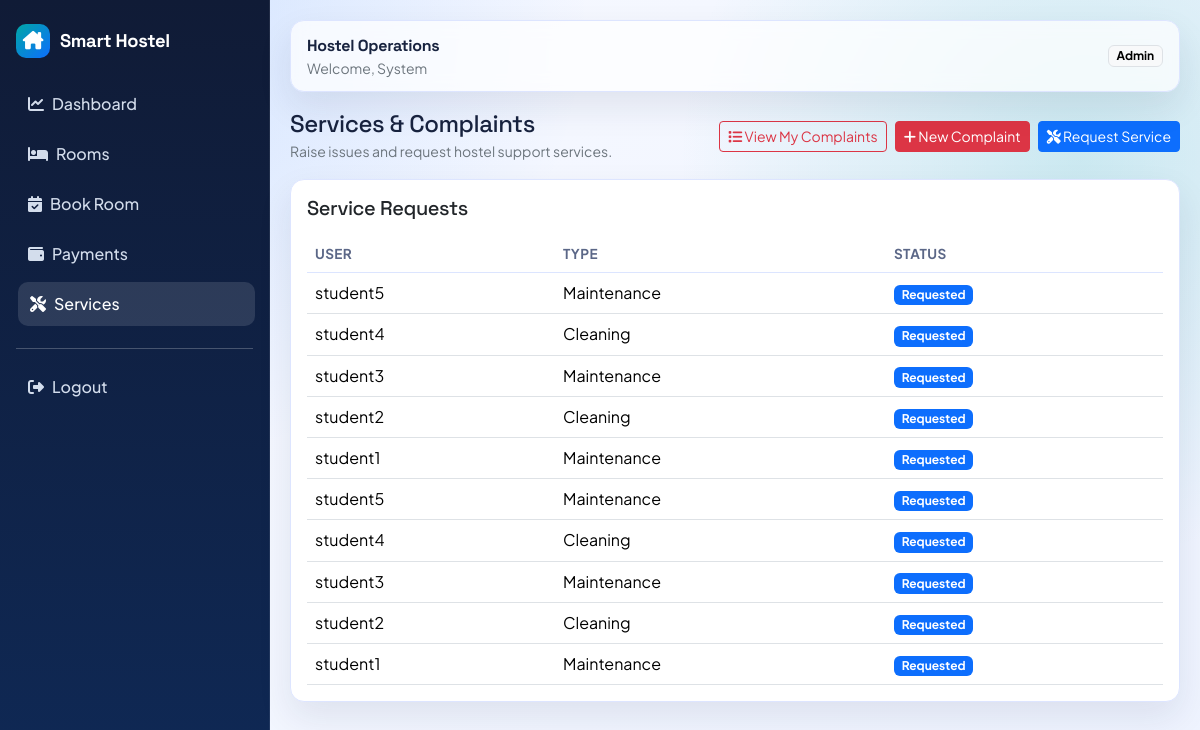
The page /services (signed in) on the database its author committed.
### accounts/models.py (models this page shows, shortened)
class User(AbstractUser):
	ROLE_ADMIN = "admin"
	ROLE_STUDENT = "student"
	ROLE_CHOICES = [
		(ROLE_ADMIN, "Admin"),
		(ROLE_STUDENT, "Student"),
	]
	role = models.CharField(max_length=20, choices=ROLE_CHOICES, default=ROLE_STUDENT)

### services/models.py (models this page shows, shortened)
class ServiceRequest(models.Model):
	TYPE_CLEANING = "cleaning"
	TYPE_MAINTENANCE = "maintenance"
	REQUEST_TYPE_CHOICES = [
		(TYPE_CLEANING, "Cleaning"),
		(TYPE_MAINTENANCE, "Maintenance"),
	]
	STATUS_REQUESTED = "requested"
	STATUS_IN_PROGRESS = "in_progress"
	STATUS_COMPLETED = "completed"
	STATUS_CHOICES = [
		(STATUS_REQUESTED, "Requested"),
		(STATUS_IN_PROGRESS, "In Progress"),
		(STATUS_COMPLETED, "Completed"),
	]
	user = models.ForeignKey(settings.AUTH_USER_MODEL, on_delete=models.CASCADE, related_name="service_requests")
	request_type = models.CharField(max_length=20, choices=REQUEST_TYPE_CHOICES)
	details = models.TextField(blank=True)
	status = models.CharField(max_length=20, choices=STATUS_CHOICES, default=STATUS_REQUESTED)
	created_at = models.DateTimeField(auto_now_add=True)
	updated_at = models.DateTimeField(auto_now=True)
	class Meta:
		ordering = ["-created_at"]

### services/views.py (the view)
# urls.py: path("services", services_view, name="list"),
@login_required
def services_view(request):
	requests = ServiceRequest.objects.select_related("user")
	if request.user.role != User.ROLE_ADMIN and not request.user.is_staff:
		requests = requests.filter(user=request.user)
	return render(request, "services/services.html", {"service_requests": requests})

### templates/services/services.html (shortened to what this page needs)
{% extends "base.html" %}
{% block content %}
<div class="d-flex flex-wrap gap-2 justify-content-between align-items-center mb-3">
    <div>
        <h4 class="mb-0">Services & Complaints</h4>
        <small class="text-secondary">Raise issues and request hostel support services.</small>
    </div>
    <div class="d-flex gap-2">
        <a href="{% url 'services:complaints' %}" class="btn btn-outline-danger btn-sm">
            <i class="fas fa-list"></i> View My Complaints
        </a>
        <a href="{% url 'services:complaint' %}" class="btn btn-danger btn-sm">
            <i class="fas fa-plus"></i> New Complaint
        </a>
        <a href="{% url 'services:request' %}" class="btn btn-primary btn-sm">
            <i class="fas fa-tools"></i> Request Service
        </a>
    </div>
</div>
<div class="row g-3">
    <div class="col-lg-12">
        <div class="card card-soft h-100">
            <div class="card-body">
                <h5 class="mb-3">Service Requests</h5>
                <div class="table-responsive">
                    <table class="table align-middle mb-0">
                        <thead>
                        <tr><th>User</th><th>Type</th><th>Status</th></tr>
                        </thead>
                        <tbody>
                        {% for item in service_requests %}
                        <tr>
                            <td>{{ item.user.username }}</td>
                            <td>{{ item.get_request_type_display }}</td>
                            <td>
                                {% if item.status == "requested" %}
                                <span class="badge text-bg-primary">Requested</span>
                                {% elif item.status == "in_progress" %}
                                <span class="badge text-bg-warning">In Progress</span>
                                {% else %}
                                <span class="badge text-bg-success">Completed</span>
                                {% endif %}
                            </td>
                        </tr>
                        {% empty %}
                        <tr><td colspan="3" class="text-center text-secondary py-4">No service requests found.</td></tr>
                        {% endfor %}
                        </tbody>
                    </table>
                </div>
            </div>
        </div>
    </div>
</div>
{% endblock %}

### templates/base.html (shortened to what this page needs)
{% load static %}
<!doctype html>
<html lang="en">
<head>
    <link href="https://cdn.jsdelivr.net/npm/bootstrap@5.3.3/dist/css/bootstrap.min.css" rel="stylesheet">
    <link href="https://cdnjs.cloudflare.com/ajax/libs/font-awesome/6.5.2/css/all.min.css" rel="stylesheet">
    <link href="{% static 'css/app.css' %}" rel="stylesheet">
</head>
<body>
{% if user.is_authenticated %}
<div class="shell">
    <aside class="sidebar">
        <a class="brand" href="{% url 'accounts:dashboard' %}">
            <span class="brand-badge"><i class="fa-solid fa-house-chimney"></i></span>
            <span class="brand-font">Smart Hostel</span>
        </a>
        <nav class="nav flex-column">
            <a class="nav-link" href="{% url 'accounts:dashboard' %}"><i class="fa-solid fa-chart-line me-2"></i>Dashboard</a>
            <a class="nav-link" href="{% url 'hostel:rooms' %}"><i class="fa-solid fa-bed me-2"></i>Rooms</a>
            <a class="nav-link" href="{% url 'bookings:book_room' %}"><i class="fa-solid fa-calendar-check me-2"></i>Book Room</a>
            <a class="nav-link" href="{% url 'payments:list' %}"><i class="fa-solid fa-wallet me-2"></i>Payments</a>
            <a class="nav-link" href="{% url 'services:list' %}"><i class="fa-solid fa-screwdriver-wrench me-2"></i>Services</a>
        </nav>
        <hr class="border-light-subtle my-3">
        <a class="nav-link" href="{% url 'accounts:logout' %}"><i class="fa-solid fa-right-from-bracket me-2"></i>Logout</a>
    </aside>
    <main class="main">
        <div class="topbar">
            <div>
                <strong class="brand-font">Hostel Operations</strong>
                <div class="small text-secondary">Welcome, {{ request.user.first_name|default:request.user.username }}</div>
            </div>
            <span class="badge text-bg-light border">{{ request.user.get_role_display }}</span>
        </div>
        {% block content %}{% endblock %}
    </main>
</div>
{% else %}
<div class="auth-wrap">
    {% block auth_content %}{% endblock %}
</div>
{% endif %}
</body>
</html>

### static/css/app.css (style rules this page uses)
:root { --bg-1: #f7f9ff; --bg-2: #eef3ff; --surface: #ffffff; --ink-1: #18233f; --ink-2: #5b6787; --brand: #0d6efd; --brand-2: #00a6a6; --accent: #ff8a00; --line: #dde5ff; --shadow: 0 15px 35px rgba(24, 35, 63, 0.09); }
* { box-sizing: border-box; }
body { margin: 0; font-family: "Plus Jakarta Sans", sans-serif; color: var(--ink-1); background: radial-gradient(circle at 10% 0%, rgba(13, 110, 253, 0.16), transparent 35%), radial-gradient(circle at 90% 20%, rgba(0, 166, 166, 0.16), transparent 32%), linear-gradient(140deg, var(--bg-1), var(--bg-2)); min-height: 100vh; }
h1, h2, h3, h4, h5, h6, .brand-font { font-family: "Space Grotesk", sans-serif; letter-spacing: -0.02em; }
.shell { display: grid; grid-template-columns: 270px 1fr; min-height: 100vh; }
.sidebar { background: linear-gradient(180deg, #101b36, #0f2956); color: #f7fbff; padding: 24px 16px; position: sticky; top: 0; height: 100vh; border-right: 1px solid rgba(255, 255, 255, 0.08); }
.brand { display: flex; align-items: center; gap: 10px; font-weight: 700; font-size: 1.15rem; margin-bottom: 24px; color: #fff; text-decoration: none; }
.brand-badge { width: 34px; height: 34px; border-radius: 10px; display: grid; place-items: center; background: linear-gradient(135deg, #00a6a6, #0d6efd); }
.sidebar .nav-link { color: rgba(233, 242, 255, 0.9); border-radius: 10px; padding: 10px 12px; margin-bottom: 6px; font-weight: 500; transition: 0.2s ease; }
.sidebar .nav-link:hover, .sidebar .nav-link.active { background: rgba(255, 255, 255, 0.12); color: #fff; transform: translateX(2px); }
.main { padding: 20px; animation: fadeUp 0.45s ease; }
.topbar { background: rgba(255, 255, 255, 0.72); backdrop-filter: blur(8px); border: 1px solid var(--line); border-radius: 14px; padding: 12px 16px; display: flex; align-items: center; justify-content: space-between; box-shadow: var(--shadow); margin-bottom: 18px; }
.card-soft { border: 1px solid var(--line); border-radius: 14px; background: var(--surface); box-shadow: var(--shadow); }
.table thead th { border-bottom: 1px solid #dce5ff; color: var(--ink-2); font-size: 0.85rem; text-transform: uppercase; letter-spacing: 0.03em; }

### rows shown on the page
User: user.first_name "System", user.role "Admin"
ServiceRequest: user.username "student5", request_type "Maintenance", status "Requested"
ServiceRequest: user.username "student4", request_type "Cleaning", status "Requested"
ServiceRequest: user.username "student3", request_type "Maintenance", status "Requested"
ServiceRequest: user.username "student2", request_type "Cleaning", status "Requested"
ServiceRequest: user.username "student1", request_type "Maintenance", status "Requested"
ServiceRequest: user.username "student5", request_type "Maintenance", status "Requested"
ServiceRequest: user.username "student4", request_type "Cleaning", status "Requested"
ServiceRequest: user.username "student3", request_type "Maintenance", status "Requested"
ServiceRequest: user.username "student2", request_type "Cleaning", status "Requested"
ServiceRequest: user.username "student1", request_type "Maintenance", status "Requested"
